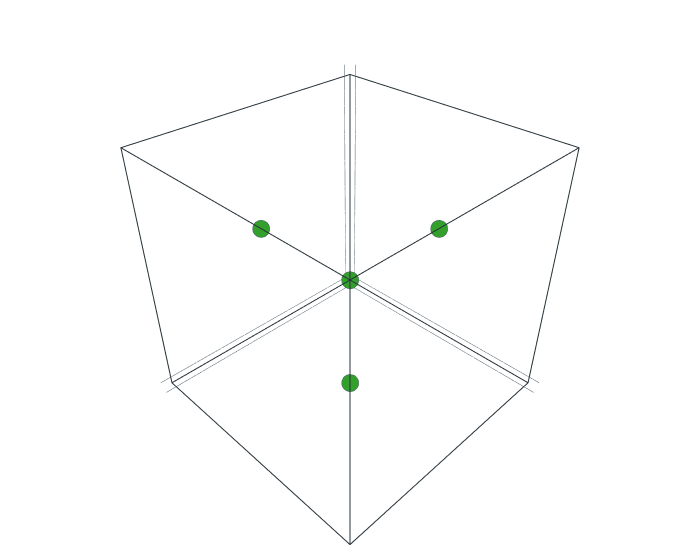

Notebook cell for this chart:
### Code cell
s.show.all()

### Figure 1 — Plotly figure (JSON) as saved in the notebook; plotly's stock layout.template omitted (floating-point values rounded to 4 significant figures)
{"data": [{"line": {"color": "#263238", "width": 2}, "mode": "lines", "name": "lines", "showlegend": false, "type": "scatter3d", "x": [0.0, 4.05, 4.05, 0.0, 0.0], "y": [0.0, 0.0, 4.05, 4.05, 0.0], "z": [0.0, 0.0, 0.0, 0.0, 0.0]}, {"line": {"color": "#263238", "width": 2}, "mode": "lines", "name": "lines", "showlegend": false, "type": "scatter3d", "x": [0.0, 4.05, 4.05, 0.0, 0.0], "y": [0.0, 0.0, 4.05, 4.05, 0.0], "z": [4.05, 4.05, 4.05, 4.05, 4.05]}, {"line": {"color": "#263238", "width": 2}, "mode": "lines", "name": "lines", "showlegend": false, "type": "scatter3d", "x": [0.0, 4.05, 4.05, 0.0, 0.0], "y": [0.0, 0.0, 0.0, 0.0, 0.0], "z": [0.0, 0.0, 4.05, 4.05, 0.0]}, {"line": {"color": "#263238", "width": 2}, "mode": "lines", "name": "lines", "showlegend": false, "type": "scatter3d", "x": [0.0, 4.05, 4.05, 0.0, 0.0], "y": [4.05, 4.05, 4.05, 4.05, 4.05], "z": [0.0, 0.0, 4.05, 4.05, 0.0]}, {"line": {"color": "#263238", "width": 2}, "mode": "lines", "name": "lines", "showlegend": false, "type": "scatter3d", "x": [0.0, 0.0, 0.0, 0.0, 0.0], "y": [0.0, 4.05, 4.05, 0.0, 0.0], "z": [0.0, 0.0, 4.05, 4.05, 0.0]}, {"line": {"color": "#263238", "width": 2}, "mode": "lines", "name": "lines", "showlegend": false, "type": "scatter3d", "x": [4.05, 4.05, 4.05, 4.05, 4.05], "y": [0.0, 4.05, 4.05, 0.0, 0.0], "z": [0.0, 0.0, 4.05, 4.05, 0.0]}, {"marker": {"color": "#33a02c", "line": {"color": "#455A64", "width": 0.5}, "opacity": 1, "size": 10, "sizemode": "diameter", "sizeref": 750}, "mode": "markers", "opacity": 1, "type": "scatter3d", "x": [0.0, 2.025, 0.0, 2.025], "y": [0.0, 0.0, 2.025, 2.025], "z": [0.0, 2.025, 2.025, 0.0]}], "layout": {"margin": {"b": 10, "l": 10, "r": 10, "t": 10}, "scene": {"aspectmode": "data", "xaxis": {"showbackground": false, "showticklabels": false, "title": {"text": ""}, "zerolinecolor": "#455A64"}, "yaxis": {"showbackground": false, "showticklabels": false, "title": {"text": ""}, "zerolinecolor": "#455A64"}, "zaxis": {"showbackground": false, "showticklabels": false, "title": {"text": ""}, "zerolinecolor": "#455A64"}}, "showlegend": false, "width": 700}}
